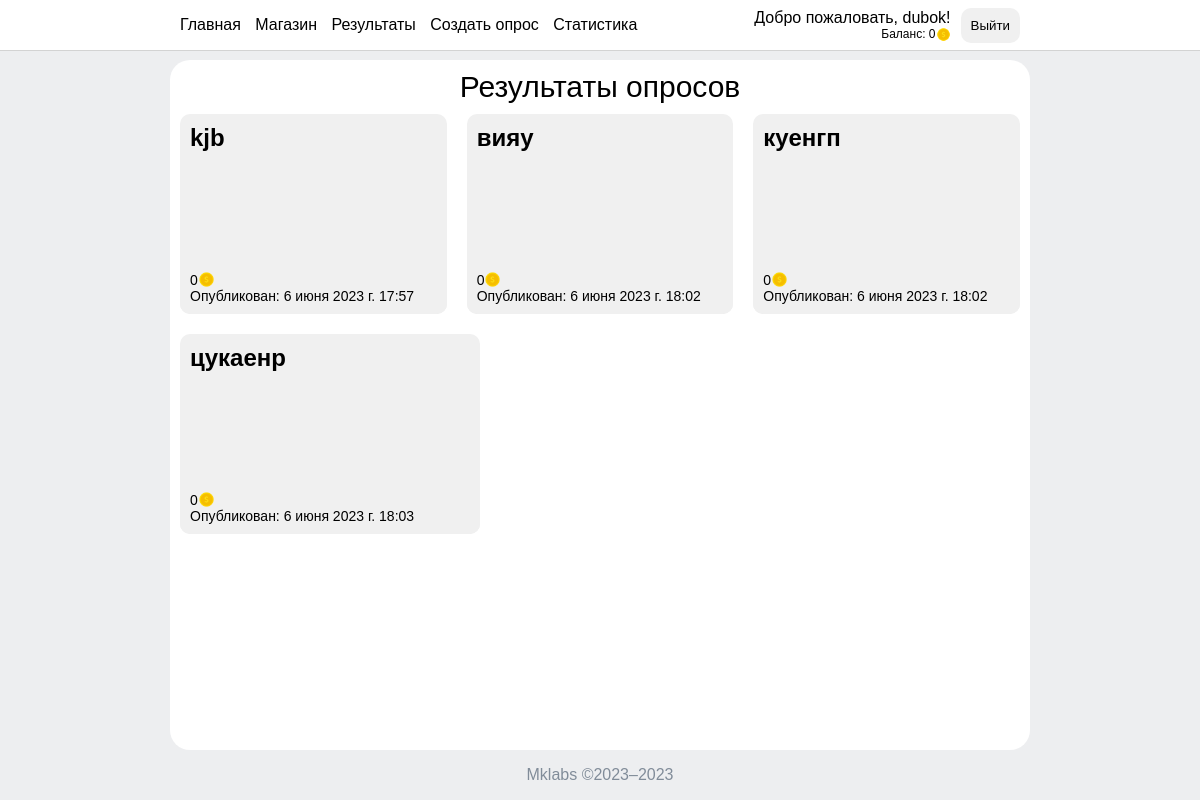
/results/ (signed in), run on an earlier commit of the app's database.
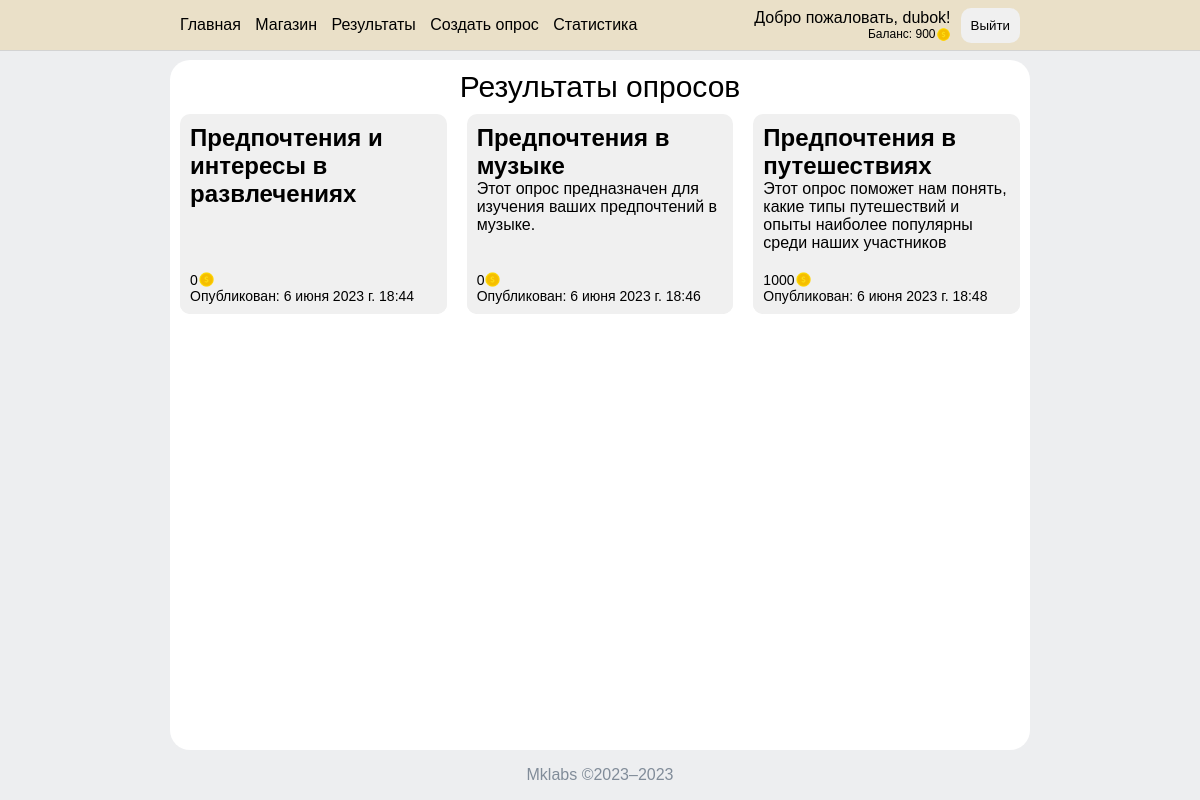
And on a later commit of the database.
### myapp/models.py (models this page shows)
class UserMarket(models.Model):
    user = models.ForeignKey(User, on_delete=models.CASCADE)
    balance = models.IntegerField(default=0, validators=[MinValueValidator(0)])
    purchased_colors = models.ManyToManyField('Color', related_name='users')
    active_color = models.ForeignKey(Color, on_delete=models.CASCADE, default=1)

class Survey(models.Model):
    title = models.CharField(max_length=100)
    description = models.TextField()
    date_completed = models.DateTimeField(auto_now_add=True)
    price = models.IntegerField(default=0)

### myapp/views.py (the view)
# urls.py: path('results/', results, name='results'),
def results(request):
    user = request.user if request.user.is_authenticated else None
    surveys = Survey.objects.all()
    return render(request, 'results.html', {'user': user, 'surveys': surveys})

### myapp/context_processor.py (called while the page is built)
def balance_processor(request):
    user = request.user
    if user.is_authenticated:
        user_market = UserMarket.objects.filter(user=user).first()
    else:
        user_market = None
    return {'user_market': user_market}

def user_processor(request):
    user = request.user if request.user.is_authenticated else None
    return {'user': user}

### templates/results.html
{% extends 'index.html' %}
{% block content %}
    {% if not user.is_superuser %}
        <div class="no-access">
            <p>Извините, у вас нет доступа к этому сайту</p>
        </div>
    {% else %}
        <div class="page-title">Результаты опросов</div>
        <div class="cards">
            {% for survey in surveys %}
                <div class="card">
                    <a href="{% url 'survey_results' survey.id %}">
                        <div class="title">{{ survey.title }}</div>
                        <div class="desc">{{ survey.description }}</div>
                        <div class="card-info">
                            <div class="price">{{ survey.price }}<img src="/static/icons/coin.png"></div>
                            <div class="date">Опубликован: {{ survey.date_completed }}</div>
                        </div>
                    </a>
                </div>
            {% endfor %}
        </div>
    {% endif %}
{% endblock %}

### templates/index.html (shortened to what this page needs)
{% load static %}
<!DOCTYPE html>
<html>
<head>
    <link rel="stylesheet" href="{% static 'css/main.css' %}">
    <link rel="stylesheet" href="{% static 'css/surveys.css' %}">
    <link rel="stylesheet" href="{% static 'css/colors.css' %}">
</head>
<body>
<header style="background-color: {{ user_market.active_color.hex_code }} !important;">
    <nav>
        <ul>
            <li><a href="/">Главная</a></li>
            <li><a href="/market/">Магазин</a></li>
            {% if user.is_superuser %}
                <li><a href="/results/">Результаты</a></li>
                <li><a href="/create_test/">Создать опрос</a></li>
                <li><a href="/stats/">Статистика</a></li>
            {% endif %}
        </ul>
        <div id="container">
            {% if user != None and user.username != "" %}
                <div class="greet">
                    <p>Добро пожаловать, {{ user.username }}!</p>
                    <div class="balance">Баланс: {{ user_market.balance }}<img src="/static/icons/coin.png"></div>
                </div>
                <button class="button" id="logout">Выйти</button>
                </div>
            {% else %}
                <button class="button" id="login">Войти</button>
                <button class="button" id="signin">Зарегистрироваться</button>
            {% endif %}
    </nav>
</header>
<main>
    <div class="content">
        {% block content %}{% endblock %}
    </div>
</main>
<footer>
    Mklabs ©2023–2023
</footer>
</body>
</html>

What changed in the data, as far as the page shows it:
removed Survey: title "куенгп", price "0", date_completed "6 июня 2023 г. 18:02"
removed Survey: title "цукаенр", price "0", date_completed "6 июня 2023 г. 18:03"
changed UserMarket: active_color_id 1 → 5 (drawn); balance "0" → "900"
changed Survey: title "kjb" → "Предпочтения и интересы в развлечениях"; date_completed "6 июня 2023 г. 17:57" → "6 июня 2023 г. 18:44"
changed Survey: title "вияу" → "Предпочтения в музыке"; description (not shown) → "Этот опрос предназначен для изучения ваших предпочтений в музыке."; date_completed "6 июня 2023 г. 18:02" → "6 июня 2023 г. 18:46"
added Survey: title "Предпочтения в путешествиях", description "Этот опрос поможет нам понять, какие типы путешествий и опыты наиболее популярны среди наших участников", price "1000", date_completed "6 июня 2023 г. 18:48"
